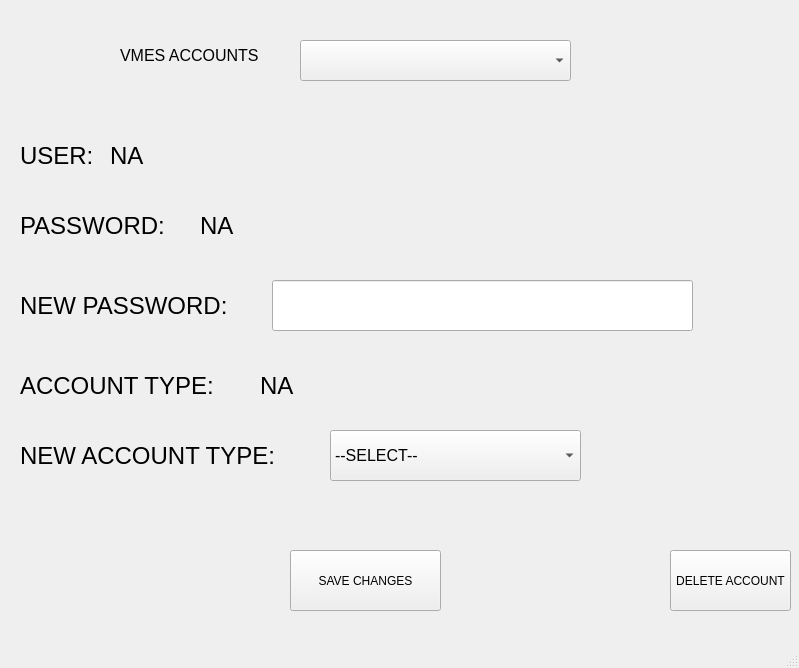
<?xml version="1.0" encoding="UTF-8"?>
<ui version="4.0">
 <class>acctManagement</class>
 <widget class="QMainWindow" name="acctManagement">
  <property name="geometry">
   <rect>
    <x>0</x>
    <y>0</y>
    <width>799</width>
    <height>668</height>
   </rect>
  </property>
  <property name="windowTitle">
   <string>Account Management</string>
  </property>
  <widget class="QWidget" name="centralwidget">
   <widget class="QComboBox" name="mng_userCombo">
    <property name="geometry">
     <rect>
      <x>300</x>
      <y>40</y>
      <width>271</width>
      <height>41</height>
     </rect>
    </property>
   </widget>
   <widget class="QLabel" name="label">
    <property name="geometry">
     <rect>
      <x>120</x>
      <y>40</y>
      <width>161</width>
      <height>31</height>
     </rect>
    </property>
    <property name="font">
     <font>
      <pointsize>12</pointsize>
     </font>
    </property>
    <property name="text">
     <string>VMES ACCOUNTS</string>
    </property>
   </widget>
   <widget class="QLabel" name="label_2">
    <property name="geometry">
     <rect>
      <x>20</x>
      <y>130</y>
      <width>91</width>
      <height>51</height>
     </rect>
    </property>
    <property name="font">
     <font>
      <pointsize>18</pointsize>
     </font>
    </property>
    <property name="text">
     <string>USER:</string>
    </property>
   </widget>
   <widget class="QLabel" name="mng_username">
    <property name="geometry">
     <rect>
      <x>110</x>
      <y>130</y>
      <width>521</width>
      <height>51</height>
     </rect>
    </property>
    <property name="font">
     <font>
      <pointsize>18</pointsize>
     </font>
    </property>
    <property name="text">
     <string>NA</string>
    </property>
   </widget>
   <widget class="QLabel" name="label_4">
    <property name="geometry">
     <rect>
      <x>20</x>
      <y>200</y>
      <width>181</width>
      <height>51</height>
     </rect>
    </property>
    <property name="font">
     <font>
      <pointsize>18</pointsize>
     </font>
    </property>
    <property name="text">
     <string>PASSWORD:</string>
    </property>
   </widget>
   <widget class="QLabel" name="mng_password">
    <property name="geometry">
     <rect>
      <x>200</x>
      <y>200</y>
      <width>511</width>
      <height>51</height>
     </rect>
    </property>
    <property name="font">
     <font>
      <pointsize>18</pointsize>
     </font>
    </property>
    <property name="text">
     <string>NA</string>
    </property>
   </widget>
   <widget class="QLabel" name="label_6">
    <property name="geometry">
     <rect>
      <x>20</x>
      <y>280</y>
      <width>241</width>
      <height>51</height>
     </rect>
    </property>
    <property name="font">
     <font>
      <pointsize>18</pointsize>
     </font>
    </property>
    <property name="text">
     <string>NEW PASSWORD:</string>
    </property>
   </widget>
   <widget class="QLineEdit" name="mng_new_password">
    <property name="geometry">
     <rect>
      <x>272</x>
      <y>280</y>
      <width>421</width>
      <height>51</height>
     </rect>
    </property>
    <property name="font">
     <font>
      <pointsize>16</pointsize>
     </font>
    </property>
   </widget>
   <widget class="QPushButton" name="mng_saveBtn">
    <property name="geometry">
     <rect>
      <x>290</x>
      <y>550</y>
      <width>151</width>
      <height>61</height>
     </rect>
    </property>
    <property name="text">
     <string>SAVE CHANGES</string>
    </property>
   </widget>
   <widget class="QPushButton" name="mng_deleteBtn">
    <property name="geometry">
     <rect>
      <x>670</x>
      <y>550</y>
      <width>121</width>
      <height>61</height>
     </rect>
    </property>
    <property name="text">
     <string>DELETE ACCOUNT</string>
    </property>
   </widget>
   <widget class="QLabel" name="label_7">
    <property name="geometry">
     <rect>
      <x>20</x>
      <y>360</y>
      <width>241</width>
      <height>51</height>
     </rect>
    </property>
    <property name="font">
     <font>
      <pointsize>18</pointsize>
     </font>
    </property>
    <property name="text">
     <string>ACCOUNT TYPE:</string>
    </property>
   </widget>
   <widget class="QLabel" name="mng_accType">
    <property name="geometry">
     <rect>
      <x>260</x>
      <y>360</y>
      <width>511</width>
      <height>51</height>
     </rect>
    </property>
    <property name="font">
     <font>
      <pointsize>18</pointsize>
     </font>
    </property>
    <property name="text">
     <string>NA</string>
    </property>
   </widget>
   <widget class="QLabel" name="label_9">
    <property name="geometry">
     <rect>
      <x>20</x>
      <y>430</y>
      <width>301</width>
      <height>51</height>
     </rect>
    </property>
    <property name="font">
     <font>
      <pointsize>18</pointsize>
     </font>
    </property>
    <property name="text">
     <string>NEW ACCOUNT TYPE:</string>
    </property>
   </widget>
   <widget class="QComboBox" name="mng_new_accTypeCombo">
    <property name="geometry">
     <rect>
      <x>330</x>
      <y>430</y>
      <width>251</width>
      <height>51</height>
     </rect>
    </property>
    <property name="font">
     <font>
      <pointsize>12</pointsize>
     </font>
    </property>
    <item>
     <property name="text">
      <string>--SELECT--</string>
     </property>
    </item>
    <item>
     <property name="text">
      <string>admin</string>
     </property>
    </item>
    <item>
     <property name="text">
      <string>regular</string>
     </property>
    </item>
   </widget>
  </widget>
  <widget class="QMenuBar" name="menubar">
   <property name="geometry">
    <rect>
     <x>0</x>
     <y>0</y>
     <width>799</width>
     <height>26</height>
    </rect>
   </property>
  </widget>
  <widget class="QStatusBar" name="statusbar"/>
 </widget>
 <resources/>
 <connections/>
</ui>
